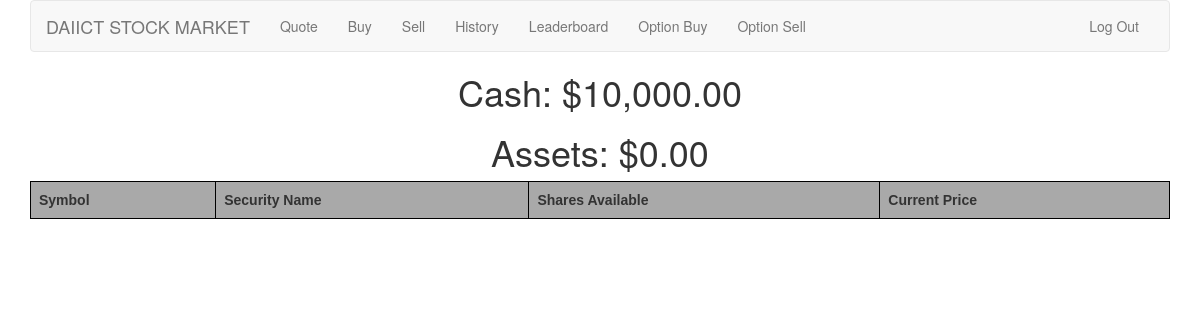
Page / (signed in) on the earlier database version.
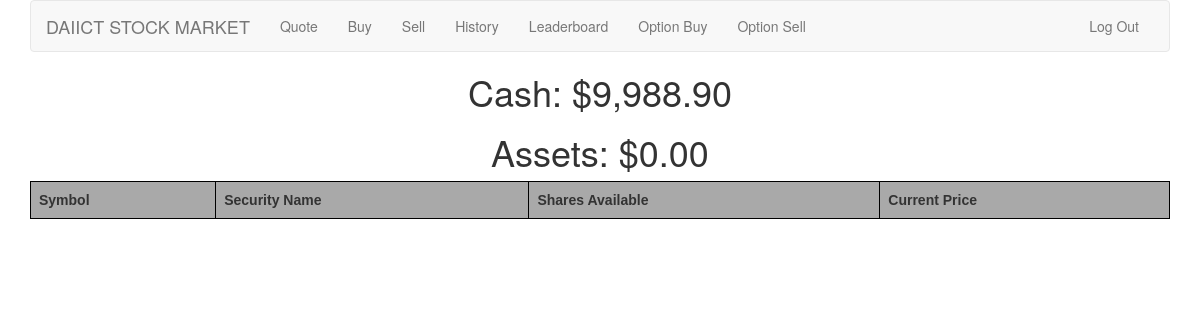
Same page on the later database version.
### tables this page shows
CREATE TABLE "users"
(
    id INTEGER PRIMARY KEY NOT NULL,
    username TEXT NOT NULL,
    hash TEXT NOT NULL,
    cash REAL DEFAULT 10000.00 NOT NULL,
    assets DECIMAL DEFAULT 0 NOT NULL
);

### application.py (the view)
@app.route("/")
@login_required
def index():
    current_user = session["user_id"]
    current_cash = c.execute("SELECT cash FROM users WHERE id = :CURRENT_USER", [current_user]).fetchall()[0][0]
    available = c.execute("SELECT symbol, sum(quantity) FROM transactions WHERE user_id = :user_id GROUP BY symbol",
                          [session["user_id"]]).fetchall()
    stocks_value = 0
    for stock in available:
        stocks_value += (stock[1] * lookup(stock[0])["price"])
    c.execute("UPDATE users SET assets = :assets WHERE id = :user_id", [stocks_value, current_user])
    db.commit()
    return render_template("index.html", current_cash=current_cash, available=available, lookup=lookup, usd=usd,
                           stocks_value=stocks_value)

### helpers.py (called while the page is built)
def login_required(f):
    @wraps(f)
    def decorated_function(*args, **kwargs):
        if session.get("user_id") is None:
            return redirect(url_for("login", next=request.url))
        return f(*args, **kwargs)
    return decorated_function

def usd(value):
    return "${:,.2f}".format(value)

### templates/index.html (shortened to what this page needs)
{% extends "layout.html" %}
{% block main %}
    <h1 class="cash">Cash: {{ usd(current_cash) }}</h1>
    <h1 class="cash">Assets: {{ usd(stocks_value) }}</h1>
    <table>
        <tr>
            <th>
                Symbol
            </th>
            <th>
                Security Name
            </th>
            <th>
                Shares Available
            </th>
            <th>
                Current Price
            </th>
        </tr>
    </table>
{% endblock %}

Differences in the rows shown:
changed users: cash "$10,000.00" → "$9,988.90"
